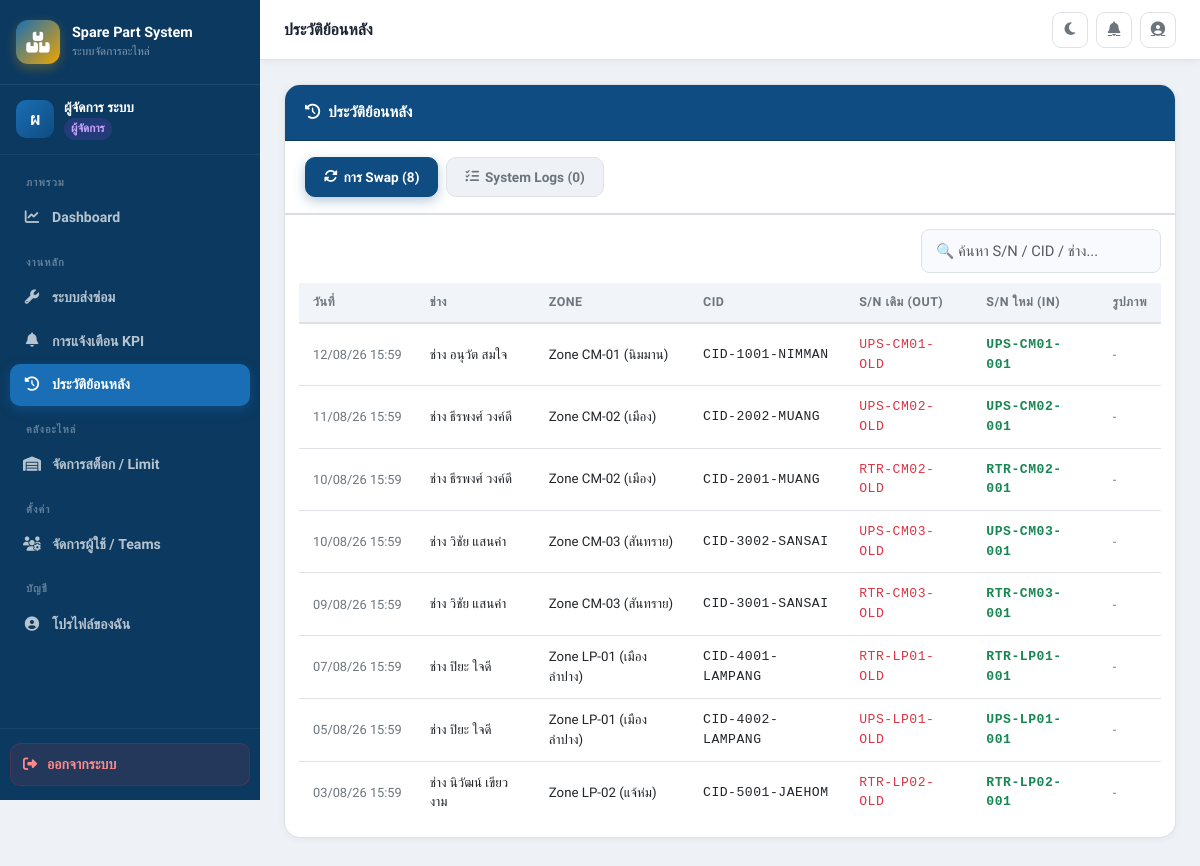
/pages/history_log.php (signed in), run on the app's committed database.
### tables this page shows
CREATE TABLE IF NOT EXISTS Swap_History (
    Swap_ID           INT AUTO_INCREMENT PRIMARY KEY,
    Spare_ID          INT NOT NULL,
    Old_Serial_Number VARCHAR(100) NULL,
    New_Serial_Number VARCHAR(100) NULL,
    CID               VARCHAR(100) NULL COMMENT 'รหัสวงจร/Circuit ID',
    Image_Path        VARCHAR(255) NULL,
    User_ID           INT NULL,
    Action_Type       VARCHAR(50)  NOT NULL DEFAULT 'Swap',
    Swap_Date         DATETIME     NOT NULL DEFAULT CURRENT_TIMESTAMP,
    FOREIGN KEY (Spare_ID) REFERENCES Spare_ICS(Spare_ID) ON DELETE CASCADE,
    FOREIGN KEY (User_ID)  REFERENCES Users(User_ID)      ON DELETE SET NULL
);

CREATE TABLE IF NOT EXISTS Users (
    User_ID     INT AUTO_INCREMENT PRIMARY KEY,
    Username    VARCHAR(50)  NOT NULL UNIQUE,
    Password    VARCHAR(255) NOT NULL,
    Fullname    VARCHAR(100) NOT NULL,
    Role_Level  ENUM('Eng','Sup','Assis','Manager','Store') NOT NULL DEFAULT 'Eng',
    Team_ID     INT NULL,
    Zone_ID     INT NULL,
    Assis_Teams VARCHAR(200) NULL COMMENT 'comma-separated Team_IDs สำหรับ Assis',
    FOREIGN KEY (Team_ID) REFERENCES Teams(Team_ID) ON DELETE SET NULL,
    FOREIGN KEY (Zone_ID) REFERENCES Zones(Zone_ID)  ON DELETE SET NULL
);

CREATE TABLE IF NOT EXISTS Zones (
    Zone_ID   INT AUTO_INCREMENT PRIMARY KEY,
    Zone_Name VARCHAR(100) NOT NULL,
    Team_ID   INT NOT NULL,
    FOREIGN KEY (Team_ID) REFERENCES Teams(Team_ID) ON DELETE CASCADE
);

### config/controller.php (called while the page is built, shortened)
<?php
require_once 'database.php';
class SystemController {
    private $conn;
    public function __construct() {
        $database    = new Database();
        $this->conn  = $database->getConnection();
    }
    public function getFullHistory($role, $zone_id, $team_id) {
        $data = ['swaps'=>[],'system_logs'=>[],'mistakes'=>[],'borrow_requests'=>[]]; $p = [];
        $sql_s   = "SELECT h.Swap_Date, u.Fullname, z.Zone_Name, h.CID, h.Old_Serial_Number, h.New_Serial_Number, h.Image_Path FROM Swap_History h LEFT JOIN Spare_ICS s ON h.Spare_ID=s.Spare_ID LEFT JOIN Users u ON h.User_ID=u.User_ID LEFT JOIN Zones z ON s.Zone_ID=z.Zone_ID WHERE h.Action_Type='Swap'";
        $sql_sys = "SELECT l.*, s.Product_Name, s.Serial_Number, u.Fullname, z.Zone_Name FROM System_Logs l LEFT JOIN Spare_ICS s ON l.Spare_ID=s.Spare_ID LEFT JOIN Users u ON l.User_ID=u.User_ID LEFT JOIN Zones z ON s.Zone_ID=z.Zone_ID";
        $sql_m   = "SELECT m.*, u.Fullname, z.Zone_Name FROM Action_Logs m LEFT JOIN Users u ON m.User_ID=u.User_ID LEFT JOIN Zones z ON m.Zone_ID=z.Zone_ID";
        $sql_req = "SELECT sr.*, s.Serial_Number, s.Product_Name, s.Type, u1.Fullname as Eng_Name, u2.Fullname as Sup_Name, z.Zone_Name FROM Spare_Requests sr LEFT JOIN Spare_ICS s ON sr.Spare_ID=s.Spare_ID LEFT JOIN Users u1 ON sr.Eng_User_ID=u1.User_ID LEFT JOIN Users u2 ON sr.Sup_User_ID=u2.User_ID LEFT JOIN Zones z ON s.Zone_ID=z.Zone_ID WHERE sr.Status != 'Pending'";
        $sql_s.=" ORDER BY h.Swap_Date DESC"; $sql_sys.=" ORDER BY l.Log_Date DESC"; $sql_m.=" ORDER BY m.Log_Date DESC"; $sql_req.=" ORDER BY sr.Request_Date DESC";
        $data['swaps'] = $this->conn->prepare($sql_s); $data['swaps']->execute($p); $data['swaps'] = $data['swaps']->fetchAll(PDO::FETCH_ASSOC);
        $data['system_logs'] = $this->conn->prepare($sql_sys); $data['system_logs']->execute($p); $data['system_logs'] = $data['system_logs']->fetchAll(PDO::FETCH_ASSOC);
        $data['mistakes'] = $this->conn->prepare($sql_m); $data['mistakes']->execute($p); $data['mistakes'] = $data['mistakes']->fetchAll(PDO::FETCH_ASSOC);
        $req_stmt = $this->conn->prepare($sql_req); $req_stmt->execute($p); $data['borrow_requests'] = $req_stmt->fetchAll(PDO::FETCH_ASSOC);
        return $data;
    }
}
?>

### config/database.php (called while the page is built, shortened)
<?php
class Database {
    private $host;
    private $db_name;
    private $username;
    private $password;
    public function __construct() {
        $this->host     = getenv('DB_HOST') ?: "localhost";
        $this->db_name  = getenv('DB_NAME') ?: "spare_part_system";
        $this->username = getenv('DB_USER') ?: "root";
        $this->password = getenv('DB_PASS') ?: "";
    }
    public function getConnection() {
        $this->conn = null;
        try {
            $this->conn = new PDO(
                "mysql:host={$this->host};dbname={$this->db_name};charset=utf8mb4",
                $this->username,
                $this->password
            );
            $this->conn->exec("SET NAMES utf8mb4");
            $this->conn->setAttribute(PDO::ATTR_ERRMODE, PDO::ERRMODE_EXCEPTION);
        } catch (PDOException $e) {
            error_log("DB Connection error: " . $e->getMessage());
        }
        return $this->conn;
    }
}
?>

### pages/history_log.php (the view, shortened to what this page needs)
<?php
require_once '../config/controller.php';
require_once '../includes/header.php';
$sys  = new SystemController();
$role = $_SESSION['role'];
$tid  = $_SESSION['team_id'] ?? 0;
$zid  = $_SESSION['zone_id'] ?? 0;
$history = $sys->getFullHistory($role, $zid, $tid);
$swaps   = $history['swaps']         ?? [];
$logs    = $history['system_logs']   ?? [];
function h3($s){ return htmlspecialchars($s??'',ENT_QUOTES,'UTF-8'); }
function thD3($d){ return $d ? date('d/m/y H:i',strtotime($d)) : '-'; }
?>
<div class="content-wrapper">
<div class="card" style="border-radius:16px 16px 0 0;margin-bottom:0">
    <div class="card-header primary">
        <span><i class="fa-solid fa-clock-rotate-left me-2"></i>ประวัติย้อนหลัง</span>
    </div>
    <div class="tab-bar">
        <button class="tab-btn active" onclick="showTab('h_swap')"><i class="fa-solid fa-rotate"></i> การ Swap (<?php echo count($swaps); ?>)</button>
        <button class="tab-btn" onclick="showTab('h_log')"><i class="fa-solid fa-list-check"></i> System Logs (<?php echo count($logs); ?>)</button>
    </div>
</div>
<div class="card" style="border-top:none;border-radius:0 0 16px 16px">
<div id="tab-h_swap" class="tab-pane active">
    <div class="card-body" style="padding:14px">
        <div style="display:flex;justify-content:flex-end;margin-bottom:10px">
            <input type="text" id="swapSearch" class="form-control" style="max-width:240px" placeholder="🔍 ค้นหา S/N / CID / ช่าง..." oninput="filterTable(this,'swapTable')">
        </div>
        <div class="table-responsive">
        <table class="table-custom" id="swapTable">
            <thead><tr><th>วันที่</th><th>ช่าง</th><th>Zone</th><th>CID</th><th>S/N เดิม (Out)</th><th>S/N ใหม่ (In)</th><th>รูปภาพ</th></tr></thead>
            <tbody>
            <?php if(empty($swaps)): ?><tr><td colspan="9" style="text-align:center;padding:24px;color:var(--text-muted)">ไม่มีข้อมูล</td></tr>
            <?php else: foreach($swaps as $r): ?>
            <tr>
                <td style="font-size:.8rem;color:var(--text-muted);white-space:nowrap"><?php echo thD3($r['Swap_Date']); ?></td>
                <td style="font-size:.83rem"><?php echo h3($r['Fullname']??'-'); ?></td>
                <td style="font-size:.83rem"><?php echo h3($r['Zone_Name']??'-'); ?></td>
                <td class="font-mono" style="font-size:.82rem"><?php echo h3($r['CID']??'-'); ?></td>
                <td class="font-mono" style="font-size:.82rem;color:#dc3545"><?php echo h3($r['Old_Serial_Number']??'-'); ?></td>
                <td class="font-mono fw-bold" style="font-size:.82rem;color:#198754"><?php echo h3($r['New_Serial_Number']??'-'); ?></td>
                <td>
                    <?php if($r['Image_Path']): ?>
                    <a href="../uploads/img/<?php echo h3($r['Image_Path']); ?>" target="_blank" class="btn btn-secondary btn-xs">
                        <i class="fa-solid fa-image"></i>
                    </a>
                    <?php else: echo '<span style="color:var(--text-muted);font-size:.78rem">-</span>'; endif; ?>
                </td>
            </tr>
            <?php endforeach; endif; ?>
            </tbody>
        </table>
        </div>
    </div>
</div>
</div>
</div>
<?php require_once '../includes/footer.php'; ?>

### assets/css/style.css (style rules this page uses)
*, *::before, *::after { box-sizing: border-box; }
body { font-family: 'Sarabun', sans-serif; background-color: var(--bg); color: var(--text); margin: 0; transition: background-color 0.3s, color 0.3s; }
.content-wrapper { padding: 24px; flex: 1; }
.card { background: var(--card-bg); border: 1px solid var(--border); border-radius: 16px; overflow: hidden; box-shadow: 0 1px 8px rgba(0,0,0,0.05); margin-bottom: 20px; }
.card-header { padding: 16px 20px; border-bottom: 1px solid var(--border); display: flex; align-items: center; justify-content: space-between; font-weight: 700; font-size: 0.95rem; background: var(--card-bg); }
.card-header.primary { background: var(--primary); color: #fff; border-color: var(--primary-dark); }
.card-body { padding: 20px; }
.table-custom { width: 100%; border-collapse: collapse; font-size: 0.88rem; }
.table-custom th { background: var(--table-head); color: var(--text-muted); font-weight: 700; font-size: 0.78rem; text-transform: uppercase; letter-spacing: 0.5px; padding: 10px 14px; border-bottom: 2px solid var(--border); text-align: left; white-space: nowrap; }
.table-custom td { padding: 11px 14px; border-bottom: 1px solid var(--border); vertical-align: middle; }
.table-custom tbody tr { transition: background 0.15s; }
.table-custom tbody tr:last-child td { border-bottom: none; }
.table-responsive { overflow-x: auto; -webkit-overflow-scrolling: touch; }
.form-control { display:block; width:100%; padding:10px 14px; border:1.5px solid var(--border); border-radius:8px; font-family:'Sarabun',sans-serif; font-size:0.92rem; background:var(--input-bg); color:var(--text); transition:all 0.2s; outline:none; }
.tab-bar { display:flex; flex-wrap:wrap; gap:8px; padding:16px 20px; background:var(--card-bg); border-bottom:1px solid var(--border); }
.tab-btn { padding:9px 18px; border-radius:10px; font-family:'Sarabun',sans-serif; font-size:0.85rem; font-weight:700; border:1.5px solid var(--border); background:var(--bg); color:var(--text-muted); cursor:pointer; transition:all 0.2s; display:inline-flex; align-items:center; gap:6px; position:relative; }
.tab-btn.active { background:var(--primary); color:#fff; border-color:var(--primary); box-shadow:0 4px 12px rgba(15,76,129,.3); }
.tab-pane { display:none; }
.tab-pane.active { display:block; }
.fw-bold { font-weight:700!important; }
.font-mono { font-family:'Consolas','Courier New',monospace; letter-spacing:.5px; }

### data on the page
swap_history: Swap_Date "12/08/26 15:59", User_ID.Fullname "ช่าง อนุวัต สมใจ", zones.Zone_Name "Zone CM-01 (นิมมาน)", CID "CID-1001-NIMMAN", Old_Serial_Number "UPS-CM01-OLD", New_Serial_Number "UPS-CM01-001"
swap_history: Swap_Date "11/08/26 15:59", User_ID.Fullname "ช่าง ธีรพงศ์ วงค์ดี", zones.Zone_Name "Zone CM-02 (เมือง)", CID "CID-2002-MUANG", Old_Serial_Number "UPS-CM02-OLD", New_Serial_Number "UPS-CM02-001"
swap_history: Swap_Date "10/08/26 15:59", User_ID.Fullname "ช่าง ธีรพงศ์ วงค์ดี", zones.Zone_Name "Zone CM-02 (เมือง)", CID "CID-2001-MUANG", Old_Serial_Number "RTR-CM02-OLD", New_Serial_Number "RTR-CM02-001"
swap_history: Swap_Date "10/08/26 15:59", User_ID.Fullname "ช่าง วิชัย แสนคำ", zones.Zone_Name "Zone CM-03 (สันทราย)", CID "CID-3002-SANSAI", Old_Serial_Number "UPS-CM03-OLD", New_Serial_Number "UPS-CM03-001"
swap_history: Swap_Date "09/08/26 15:59", User_ID.Fullname "ช่าง วิชัย แสนคำ", zones.Zone_Name "Zone CM-03 (สันทราย)", CID "CID-3001-SANSAI", Old_Serial_Number "RTR-CM03-OLD", New_Serial_Number "RTR-CM03-001"
swap_history: Swap_Date "07/08/26 15:59", User_ID.Fullname "ช่าง ปิยะ ใจดี", zones.Zone_Name "Zone LP-01 (เมืองลำปาง)", CID "CID-4001-LAMPANG", Old_Serial_Number "RTR-LP01-OLD", New_Serial_Number "RTR-LP01-001"
swap_history: Swap_Date "05/08/26 15:59", User_ID.Fullname "ช่าง ปิยะ ใจดี", zones.Zone_Name "Zone LP-01 (เมืองลำปาง)", CID "CID-4002-LAMPANG", Old_Serial_Number "UPS-LP01-OLD", New_Serial_Number "UPS-LP01-001"
swap_history: Swap_Date "03/08/26 15:59", User_ID.Fullname "ช่าง นิวัฒน์ เขียวงาม", zones.Zone_Name "Zone LP-02 (แจ้ห่ม)", CID "CID-5001-JAEHOM", Old_Serial_Number "RTR-LP02-OLD", New_Serial_Number "RTR-LP02-001"

### other printed values
$avatar_letter "ผ"
$current_fullname "ผู้จัดการ ระบบ"
$role_label "ผู้จัดการ"
count($swaps) "8"
count($logs) "0"
